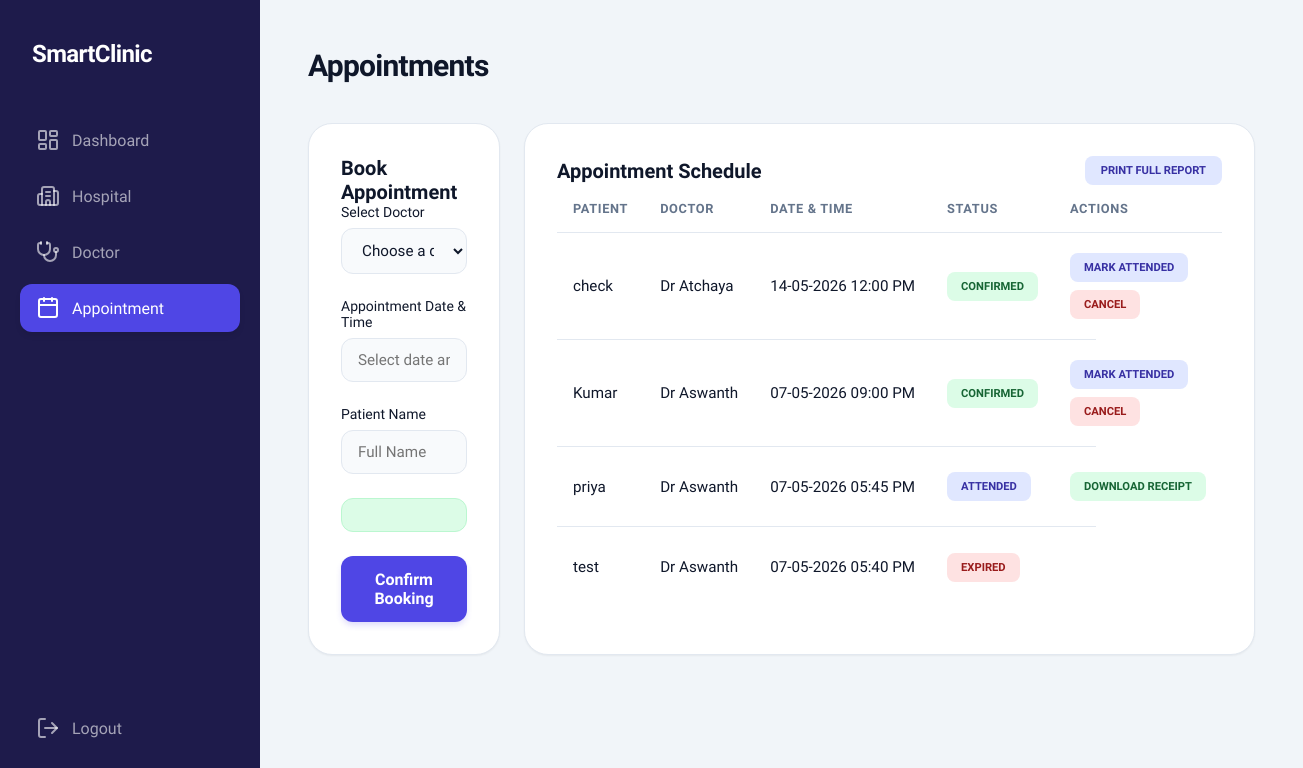
The page /appointment.php (signed in) on the database its author committed.
### tables this page shows
CREATE TABLE `sc_appointment` (
  `id` int(11) NOT NULL AUTO_INCREMENT,
  `created_date_time` datetime DEFAULT NULL,
  `updated_date_time` datetime DEFAULT NULL,
  `appointment_id` mediumtext DEFAULT NULL,
  `consultant_id` mediumtext DEFAULT NULL,
  `consultan_name` mediumtext DEFAULT NULL,
  `consultant_fees` int(11) NOT NULL DEFAULT 0,
  `appointment_date` datetime DEFAULT NULL,
  `appointment_time` time DEFAULT NULL,
  `patient_name` mediumtext DEFAULT NULL,
  `patient_number` mediumtext DEFAULT NULL,
  `description` mediumtext DEFAULT NULL,
  `deleted` int(11) NOT NULL DEFAULT 0,
  `status` mediumtext DEFAULT NULL,
  PRIMARY KEY (`id`)
);

### main/basic_functions.php (called while the page is built, shortened)
<?php
    class Basic_Functions extends Database {
        public $con;
        public function __construct() {
            $this->con = $this->connect();
        }
        public function getTableRecords($table, $field = '', $value = '', $orderby = 'id DESC') {
            $con = $this->con;
            $sql = "SELECT * FROM $table WHERE deleted = ?";
            $params = [0];
            $sql .= " ORDER BY $orderby";
            $stmt = $con->prepare($sql);
            $stmt->execute($params);
            return $stmt->fetchAll();
        }
    }
?>

### appointment.php (the view, shortened to what this page needs)
<?php
    include_once("common_file.php");
?>
<!DOCTYPE html>
<html lang="en">
<head>
    <link rel="stylesheet" href="assets/css/style.css">
    <link rel="stylesheet" href="https://cdn.jsdelivr.net/npm/flatpickr/dist/flatpickr.min.css">
    <link rel="stylesheet" href="https://cdn.jsdelivr.net/npm/flatpickr/dist/themes/dark.css">
</head>
<body>
    <div class="dashboard-container">
        <?php include 'includes/sidebar.php'; ?>
        <main class="main-content">
            <header class="top-header">
                <div class="page-title">
                    <h1>Appointments</h1>
                </div>
            </header>
            <div class="grid-container" style="grid-template-columns: 1fr 2fr;">
                <div class="content-card">
                    <div class="content-card-header">
                        <h2>Book Appointment</h2>
                    </div>
                    <form name="appt_form" id="appt_form" onsubmit="event.preventDefault(); formSubmit('appt_form', 'appointment_action.php', 'appointment.php', 'appointment');">
                        <div class="form-group">
                            <label for="appt-doctor">Select Doctor</label>
                            <select id="appt-doctor" name="doctor_id" class="form-input" required>
                                <option value="">Choose a doctor...</option>
                            </select>
                        </div>
                        <div class="form-group">
                            <label for="appt-datetime">Appointment Date & Time</label>
                            <input type="text" id="appt-datetime" name="appointment_date" class="form-input" placeholder="Select date and time..." required readonly>
                        </div>
                        <div class="form-group">
                            <label for="appt-patient">Patient Name</label>
                            <input type="text" id="appt-patient" name="patient_name" class="form-input" placeholder="Full Name" onkeypress="return allowLettersOnly(event)" required>
                        </div>
                        <div id="success-msg" class="success-msg hidden"></div>
                        <button type="submit" class="btn-primary">Confirm Booking</button>
                    </form>
                </div>
                <div class="content-card">
                    <div class="content-card-header" style="display: flex; justify-content: space-between; align-items: center;">
                        <h2>Appointment Schedule</h2>
                        <a href="reports/appointment_report.php" target="_blank" class="status-badge status-attended" style="text-decoration: none; padding: 8px 16px;">Print Full Report</a>
                    </div>
                    <div class="table-container">
                        <table>
                            <thead>
                                <tr>
                                    <th>Patient</th>
                                    <th>Doctor</th>
                                    <th>Date & Time</th>
                                    <th>Status</th>
                                    <th>Actions</th>
                                </tr>
                            </thead>
                            <tbody>
                                <?php
                                    $appointments = $bf->getTableRecords($GLOBALS['appointment_table'], '', '', 'appointment_date DESC');
                                    $now = date('Y-m-d H:i:s');
                                    if ($appointments) {
                                        foreach ($appointments as $appt) {
                                            $status_class = "status-confirmed";
                                            $status_text = "Confirmed";
                                            if (isset($appt['status']) && $appt['status'] == 'Attended') {
                                                $status_class = "status-attended";
                                                $status_text = "Attended";
                                            } else if ($appt['appointment_date'] < $now) {
                                                $status_class = "status-expired";
                                                $status_text = "Expired";
                                            }
                                            echo "<tr>";
                                            echo "<td>" . $appt['patient_name'] . "</td>";
                                            echo "<td>" . $appt['consultan_name'] . "</td>";
                                            echo "<td>" . date('d-m-Y h:i A', strtotime($appt['appointment_date'])) . "</td>";
                                            echo "<td><span class='status-badge $status_class'>$status_text</span></td>";
                                            echo "<td>";
                                            if ($status_text == "Confirmed") {
                                                echo "<button class='status-badge status-attended' style='border:none; cursor:pointer; margin-right:5px;' onclick='updateStatus(\"" . $appt['appointment_id'] . "\", \"Attended\")'>Mark Attended</button>";
                                                echo "<button class='status-badge status-expired' style='border:none; cursor:pointer;' onclick='cancelAppointment(\"" . $appt['appointment_id'] . "\")'>Cancel</button>";
                                            } else if ($status_text == "Attended") {
                                                echo "<a href='reports/receipt.php?id=" . $appt['appointment_id'] . "' target='_blank' class='status-badge status-confirmed' style='text-decoration: none;'>Download Receipt</a>";
                                            }
                                            echo "</td>";
                                            echo "</tr>";
                                        }
                                    } else {
                                        echo "<tr><td colspan='5' style='text-align:center;'>No appointments scheduled</td></tr>";
                                    }
                                ?>
                            </tbody>
                        </table>
                    </div>
                </div>
            </div>
        </main>
    </div>
</body>
</html>

### assets/css/style.css (style rules this page uses)
:root { --primary-color: #4f46e5; --primary-hover: #4338ca; --secondary-color: #0ea5e9; --accent-color: #10b981; --bg-main: #f1f5f9; --bg-card: #ffffff; --text-main: #0f172a; --text-muted: #64748b; --border-color: #e2e8f0; --sidebar-bg: #1e1b4b; --sidebar-width: 260px; --transition: all 0.3s cubic-bezier(0.4, 0, 0.2, 1); --shadow-sm: 0 1px 2px 0 rgb(0 0 0 / 0.05); --shadow-md: 0 4px 6px -1px rgb(0 0 0 / 0.1), 0 2px 4px -2px rgb(0 0 0 / 0.1); --shadow-lg: 0 10px 15px -3px rgb(0 0 0 / 0.1), 0 4px 6px -4px rgb(0 0 0 / 0.1); }
* { margin: 0; padding: 0; box-sizing: border-box; font-family: 'Plus Jakarta Sans', sans-serif; }
body { background-color: var(--bg-main); color: var(--text-main); overflow-x: hidden; }
.form-group { margin-bottom: 24px; }
.form-group label { display: block; margin-bottom: 8px; font-size: 0.875rem; font-weight: 500; color: var(--text-main); }
.form-input { width: 100%; padding: 12px 16px; background: #f8fafc; border: 1px solid var(--border-color); border-radius: 12px; color: var(--text-main); font-size: 0.95rem; transition: var(--transition); }
.btn-primary { width: 100%; padding: 14px; background: var(--primary-color); border: none; border-radius: 12px; color: white; font-weight: 600; font-size: 1rem; cursor: pointer; transition: var(--transition); box-shadow: 0 4px 6px -1px rgba(79, 70, 229, 0.2); }
.dashboard-container { display: flex; min-height: 100vh; }
.main-content { flex: 1; margin-left: var(--sidebar-width); padding: 48px; }
.top-header { display: flex; justify-content: space-between; align-items: center; margin-bottom: 40px; }
.page-title h1 { font-size: 1.875rem; font-weight: 700; color: var(--text-main); letter-spacing: -0.025em; }
.grid-container { display: grid; grid-template-columns: repeat(auto-fill, minmax(300px, 1fr)); gap: 24px; margin-bottom: 40px; }
.content-card { background: white; border: 1px solid var(--border-color); padding: 32px; border-radius: 24px; margin-bottom: 30px; box-shadow: var(--shadow-sm); }
.content-card-header h2 { font-size: 1.25rem; font-weight: 700; color: var(--text-main); }
.table-container { width: 100%; overflow-x: auto; }
table { width: 100%; border-collapse: separate; border-spacing: 0; }
th { text-align: left; padding: 16px; color: var(--text-muted); font-weight: 600; font-size: 0.8rem; text-transform: uppercase; letter-spacing: 0.05em; border-bottom: 1px solid var(--border-color); }
td { padding: 20px 16px; border-bottom: 1px solid var(--border-color); color: var(--text-main); font-size: 0.95rem; vertical-align: middle; }
td:nth-child(2), td:nth-child(3) { white-space: nowrap; }
th:nth-child(1), td:nth-child(1) { width: 15%; }
th:nth-child(2), td:nth-child(2) { width: 20%; }
th:nth-child(3), td:nth-child(3) { width: 25%; }
th:nth-child(4), td:nth-child(4) { width: 15%; }
th:nth-child(5), td:nth-child(5) { width: 25%; }
tr:last-child td { border-bottom: none; }
td:last-child { display: flex; gap: 8px; flex-wrap: wrap; align-items: center; min-height: 80px; }
.status-badge { display: inline-flex; align-items: center; justify-content: center; padding: 8px 14px; border-radius: 8px; font-size: 0.7rem; font-weight: 700; text-transform: uppercase; white-space: nowrap; border: none; cursor: pointer; transition: var(--transition); }
.status-confirmed { background: #dcfce7; color: #166534; }
.status-attended { background: #e0e7ff; color: #3730a3; }
.status-expired { background: #fee2e2; color: #991b1b; }
.success-msg { background: #dcfce7; color: #166534; padding: 16px; border-radius: 12px; margin-bottom: 24px; text-align: center; font-weight: 600; border: 1px solid #bbf7d0; }

### rows shown on the page
sc_appointment: patient_name "check", consultan_name "Dr Atchaya", appointment_date "14-05-2026 12:00 PM", status_text "CONFIRMED"
sc_appointment: patient_name "Kumar", consultan_name "Dr Aswanth", appointment_date "07-05-2026 09:00 PM", status_text "CONFIRMED"
sc_appointment: patient_name "priya", consultan_name "Dr Aswanth", appointment_date "07-05-2026 05:45 PM", status "ATTENDED"
sc_appointment: patient_name "test", consultan_name "Dr Aswanth", appointment_date "07-05-2026 05:40 PM", appointment_date "EXPIRED"
